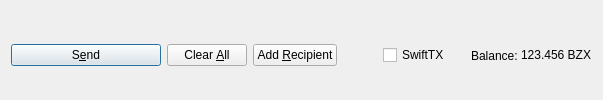
         <widget class="QFrame" name="frame_Send">
          <layout class="QHBoxLayout" name="horizontalLayout">
           <property name="bottomMargin">
            <number>0</number>
           </property>
           <item>
            <widget class="QPushButton" name="sendButton">
             <property name="minimumSize">
              <size>
               <width>150</width>
               <height>0</height>
              </size>
             </property>
             <property name="toolTip">
              <string>Confirm the send action</string>
             </property>
             <property name="text">
              <string>S&amp;end</string>
             </property>
             <property name="icon">
              <iconset resource="../buzzexcoin.qrc">
               <normaloff>:/icons/send</normaloff>:/icons/send</iconset>
             </property>
             <property name="autoDefault">
              <bool>false</bool>
             </property>
             <property name="default">
              <bool>true</bool>
             </property>
            </widget>
           </item>
           <item>
            <widget class="QPushButton" name="clearButton">
             <property name="sizePolicy">
              <sizepolicy hsizetype="Minimum" vsizetype="Fixed">
               <horstretch>0</horstretch>
               <verstretch>0</verstretch>
              </sizepolicy>
             </property>
             <property name="toolTip">
              <string>Clear all fields of the form.</string>
             </property>
             <property name="text">
              <string>Clear &amp;All</string>
             </property>
             <property name="icon">
              <iconset resource="../buzzexcoin.qrc">
               <normaloff>:/icons/remove</normaloff>:/icons/remove</iconset>
             </property>
             <property name="autoDefault">
              <bool>false</bool>
             </property>
            </widget>
           </item>
           <item>
            <widget class="QPushButton" name="addButton">
             <property name="toolTip">
              <string>Send to multiple recipients at once</string>
             </property>
             <property name="text">
              <string>Add &amp;Recipient</string>
             </property>
             <property name="icon">
              <iconset resource="../buzzexcoin.qrc">
               <normaloff>:/icons/add</normaloff>:/icons/add</iconset>
             </property>
             <property name="autoDefault">
              <bool>false</bool>
             </property>
            </widget>
           </item>
           <item>
            <spacer name="horizontalSpacer">
             <property name="orientation">
              <enum>Qt::Horizontal</enum>
             </property>
             <property name="sizeHint" stdset="0">
              <size>
               <width>40</width>
               <height>20</height>
              </size>
             </property>
            </spacer>
           </item>
           <item>
            <layout class="QHBoxLayout" name="horizontalLayout_2">
             <property name="spacing">
              <number>3</number>
             </property>
             <item>
              <widget class="QCheckBox" name="checkSwiftTX">
               <property name="enabled">
                <bool>true</bool>
               </property>
               <property name="minimumSize">
                <size>
                 <width>85</width>
                 <height>0</height>
                </size>
               </property>
               <property name="text">
                <string>SwiftTX</string>
               </property>
              </widget>
             </item>
             <item>
              <widget class="QLabel" name="label">
               <property name="text">
                <string>Balance:</string>
               </property>
              </widget>
             </item>
             <item>
              <widget class="QLabel" name="labelBalance">
               <property name="sizePolicy">
                <sizepolicy hsizetype="Preferred" vsizetype="Fixed">
                 <horstretch>0</horstretch>
                 <verstretch>0</verstretch>
                </sizepolicy>
               </property>
               <property name="cursor">
                <cursorShape>IBeamCursor</cursorShape>
               </property>
               <property name="text">
                <string notr="true">123.456 BZX</string>
               </property>
               <property name="textInteractionFlags">
                <set>Qt::LinksAccessibleByMouse|Qt::TextSelectableByKeyboard|Qt::TextSelectableByMouse</set>
               </property>
              </widget>
             </item>
            </layout>
           </item>
          </layout>
         </widget>
